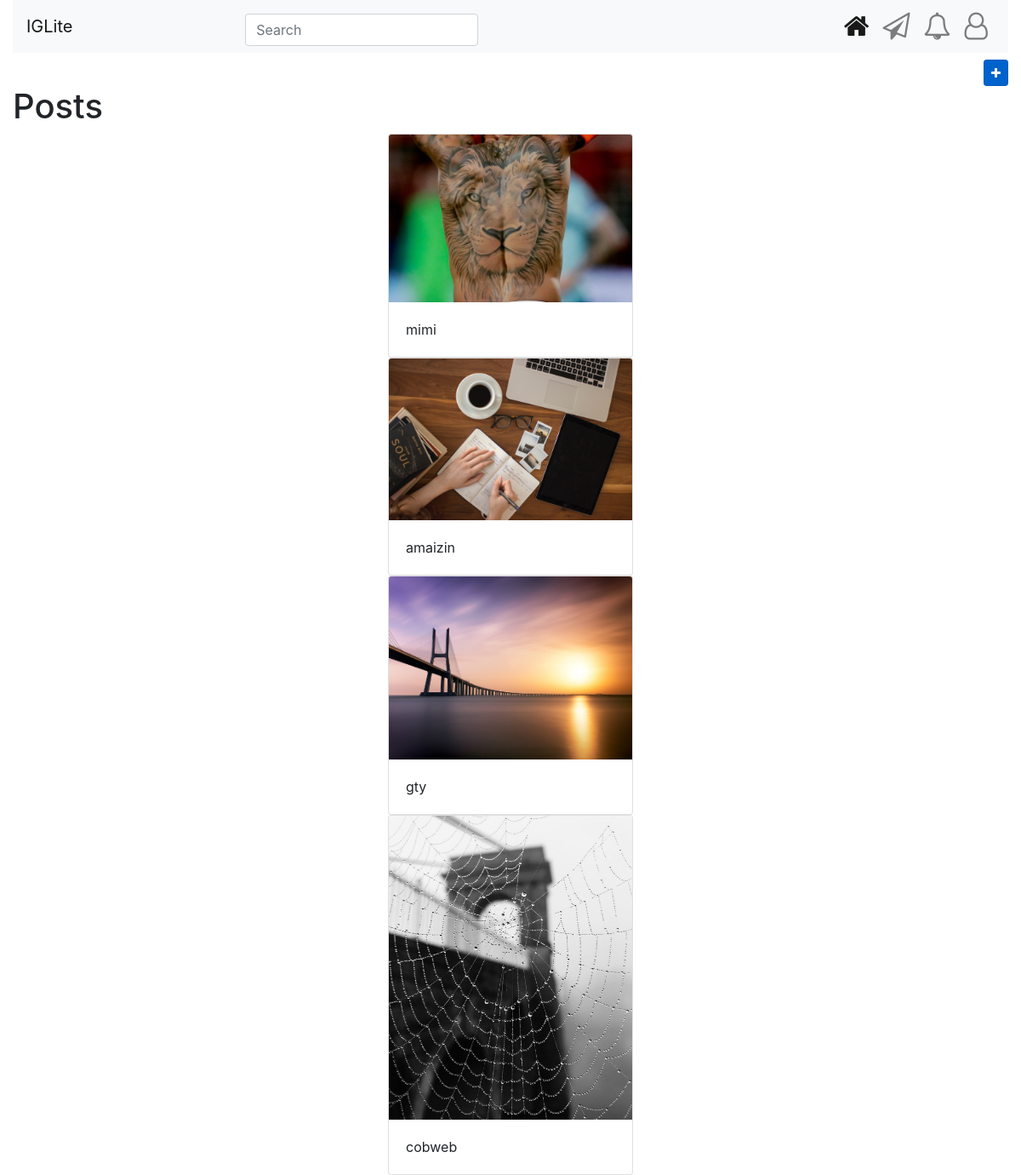
Page /post/ on the earlier database version.
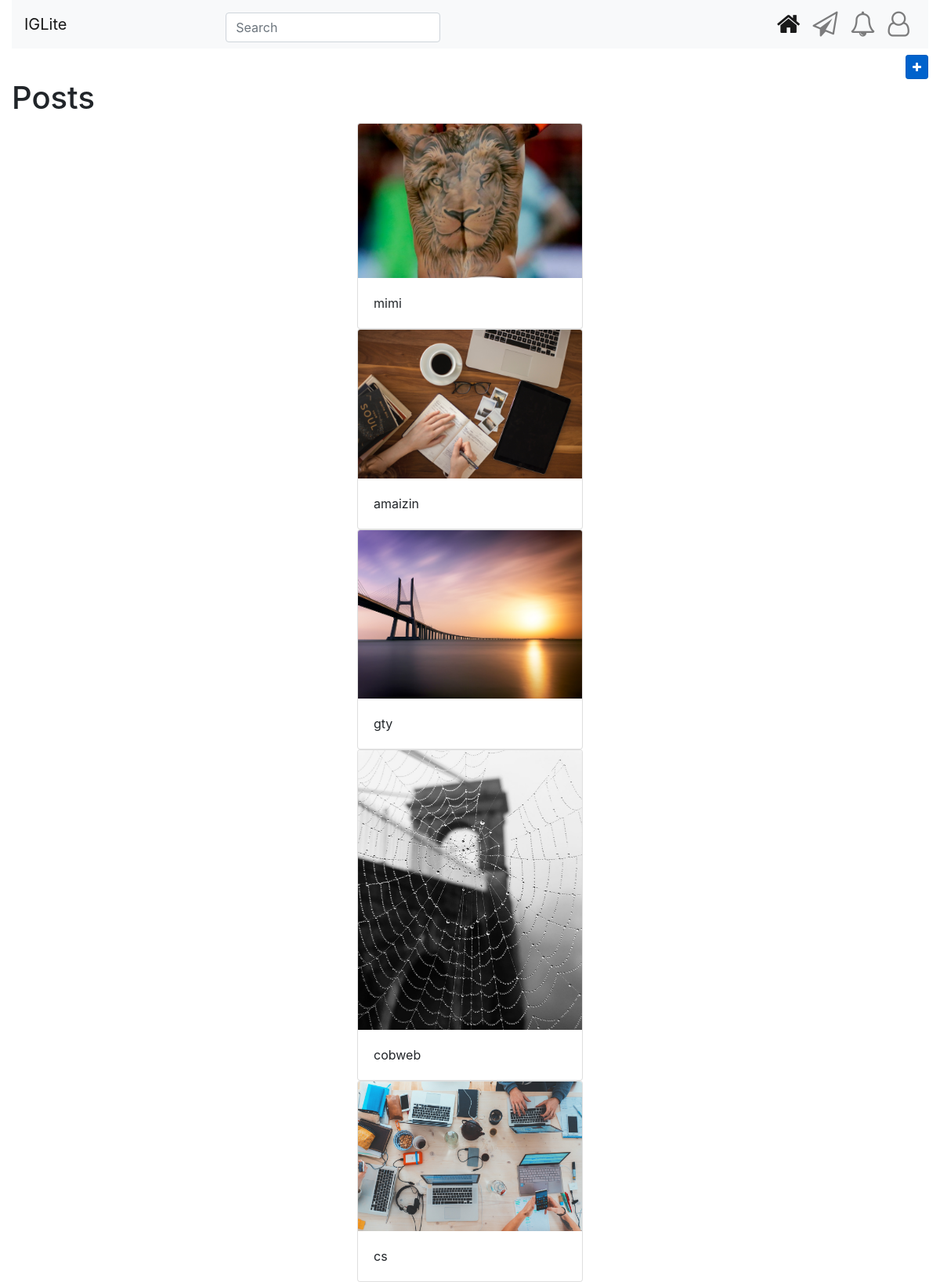
Same page on the later database version.
### insta/models.py (models this page shows, shortened)
class Post(models.Model):
    caption=models.TextField()
    posts=models.ImageField(upload_to='posts/images')

### insta/views.py (the view)
# urls.py: path('post/',views.post_list,name='insta-post_list'),
def post_list(request):
    context = {
        'posts':Post.objects.all()
    }
    return render(request, 'insta/post_list.html',context)

### insta/templates/insta/post_list.html
{% extends 'insta/base.html' %} {% block content %}
<h1>Posts</h1>
{% for post in posts %}
<div class="container d-flex justify-content-center">
	<div class="card" style="width: 18rem">
		<img src="{{post.posts.url}}" class="card-img-top" alt="..." />
		<div class="card-body">
			<p class="card-text">{{post.caption}}</p>
		</div>
	</div>
</div>
{% endfor %} {% endblock content %}

Differences in the rows shown:
added Post: posts (picture), caption "cs"
